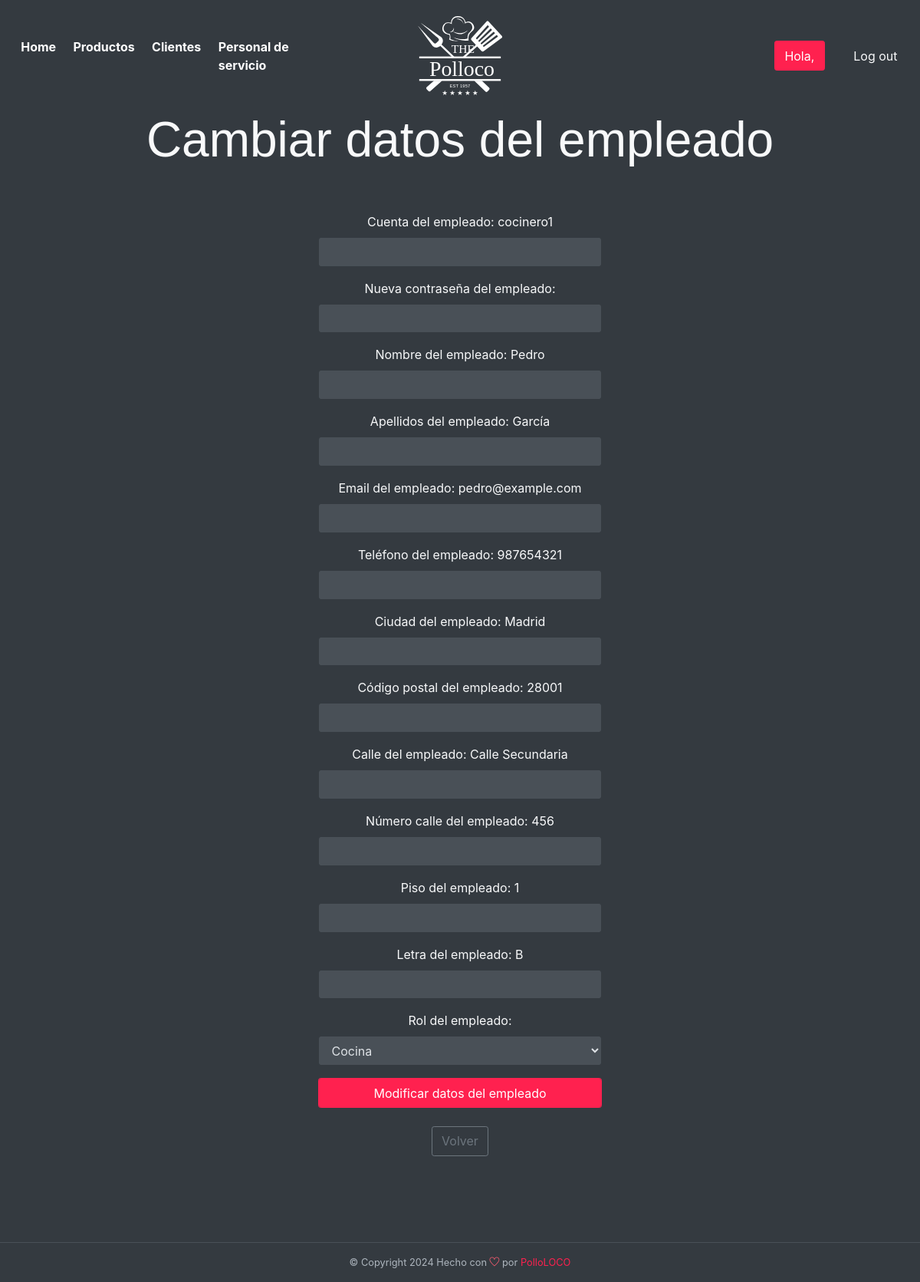
Page /foodhut/public_html/boss/servicio/modificar_prof.php?id=3 on the committed database.
### tables this page shows
CREATE TABLE usuario (
  id int auto_increment,
  cuenta varchar(25) not null,
  nombre varchar(25),
  apellidos varchar(25),
  contrasena varchar(25),
  email varchar(45),
  telefono varchar(9),
  ciudad varchar(25),
  cp varchar(5),
  calle varchar(25),
  numero varchar(25),
  piso varchar(25),
  letra varchar(5),
  rol enum ('cliente', 'cocina', 'reparto', 'boss'),
  PRIMARY KEY (id)
);

### foodhut/public_html/boss/servicio/modificar_prof.php (the view, shortened to what this page needs)
<?php
$sql = conectarBaseDatos();
$organiza = array();
if (isset($_GET["id"])) {
    $id = $_GET["id"];
    $registro = $sql->query("SELECT * FROM usuario WHERE id=$id");
    if ($registro) {
        $organiza = $registro->fetch_assoc();
    } else {
        echo "Error en la consulta SQL: " . $sql->error;
    }
}
?>
<!DOCTYPE html>
<html lang="es">
<head>
    <link rel="stylesheet" href="../../assets/vendors/themify-icons/css/themify-icons.css">
    <link rel="stylesheet" href="../../assets/vendors/animate/animate.css">
    <link rel="stylesheet" href="../../assets/css/foodhut.css">
</head>
<body data-spy="scroll" data-target=".navbar" data-offset="40" id="home">
    <nav class="custom-navbar navbar navbar-expand-lg navbar-dark fixed-top" data-spy="affix" data-offset-top="10">
        <div class="collapse navbar-collapse" id="navbarSupportedContent">
            <ul class="navbar-nav">
            <li class="nav-item">
                    <a class="nav-link" href="../../inicio.php">Home</a>
                </li>
                <li class="nav-item">
                    <a class="nav-link" href="articulos.php">Productos</a>
                </li>
                <li class="nav-item">
                    <a class="nav-link" href="clientes.php">Clientes</a>
                </li>
                <li class="nav-item">
                    <a class="nav-link" href="profesional.php">Personal de servicio</a>
                </li>
            </ul>
            <a class="navbar-brand m-auto" href="#">
                <img src="../../assets/imgs/logo.svg" class="brand-img" alt="PolloLOCO Logo">
            </a>
            <ul class="navbar-nav">
                <li class="nav-item">
                <a href="#" class="btn btn-primary ml-xl-4">Hola, <?php echo htmlspecialchars($_SESSION["cuenta"]); ?></a>
                </li>
                <li class="nav-item">
                    <a href="../../sesion.php?session=logout" class="btn ml-xl-4">Log out</a>
                </li>
            </ul>
        </div>
    </nav>
    <div id="blog" class="container-fluid bg-dark text-light py-5 text-center wow fadeIn">
        <br><br>
        <h2 class="section-title py-5">Cambiar datos del empleado</h2>
        <div class="row justify-content-center">
            <div class="col-sm-7 col-md-4 mb-5">
            <form method="POST" action="modificar_prof.php" enctype="multipart/form-data">
            <div class="form-group">
                    <label for="nombre" class="form-label">Cuenta del empleado: <?php echo htmlspecialchars($organiza['cuenta']); ?></label>
                    <input type="text" class="form-control" name="cuenta" value="<?php  ?>">
                </div>
                <div class="form-group">
                    <label for="nombre" class="form-label">Nueva contraseña del empleado: <?php  ?></label>
                    <input type="text" class="form-control" name="contrasena" value="<?php  ?>">
                </div>
                <div class="form-group">
                    <label for="nombre" class="form-label">Nombre del empleado: <?php echo htmlspecialchars($organiza['nombre']); ?></label>
                    <input type="text" class="form-control" name="nombre" value="<?php  ?>">
                </div>
                <div class="form-group">
                    <label for="descripcion" class="form-label">Apellidos del empleado: <?php echo htmlspecialchars($organiza['apellidos']); ?></label>
                    <input type="text" class="form-control" name="apellidos" value="<?php  ?>">
                </div>
                <div class="form-group">
                    <label for="precio" class="form-label">Email del empleado: <?php echo htmlspecialchars($organiza['email']); ?></label>
                    <input type="text" class="form-control" name="email" value="<?php  ?>">
                </div>
                <div class="form-group">
                    <label for="imagen" class="form-label">Teléfono del empleado: <?php echo htmlspecialchars($organiza['telefono']); ?></label>
                    <input type="text" class="form-control" name="telefono" value="<?php  ?>">
                </div>
                <div class="form-group">
                    <label for="categoria" class="form-label">Ciudad del empleado: <?php echo htmlspecialchars($organiza['ciudad']); ?></label>
                    <input type="text" class="form-control" name="ciudad" value="<?php  ?>">
                </div>
                <div class="form-group">
                    <label for="alergenos" class="form-label">Código postal del empleado: <?php echo htmlspecialchars($organiza['cp']); ?></label>
                    <input type="text" class="form-control" name="cp" value="<?php  ?>">
                </div>
                <div class="form-group">
                    <label for="proveedor" class="form-label">Calle del empleado: <?php echo htmlspecialchars($organiza['calle']); ?></label>
                    <input type="text" class="form-control" name="calle" value="<?php  ?>">
                </div>
                <div class="form-group">
                    <label for="tiempoPreparacion" class="form-label">Número calle del empleado: <?php echo htmlspecialchars($organiza['numero']); ?></label>
                    <input type="text" class="form-control" name="numero" value="<?php  ?>">
                </div>
                <div class="form-group">
                    <label for="tiempoPreparacion" class="form-label">Piso del empleado: <?php echo htmlspecialchars($organiza['piso']); ?></label>
                    <input type="text" class="form-control" name="piso" value="<?php  ?>">
                </div>
                <div class="form-group">
                    <label for="tiempoPreparacion" class="form-label">Letra del empleado: <?php echo htmlspecialchars($organiza['letra']); ?></label>
                    <input type="text" class="form-control" name="letra" value="<?php  ?>">
                </div>
                <div class="form-group">
                    <label for="rol" class="form-label">Rol del empleado:</label>
                    <select class="form-control" name="rol" id="rol">
                        <option value="cocina" <?php echo ($organiza['rol'] == 'cocina') ? 'selected' : ''; ?>>Cocina</option>
                    </select>
                </div>
                <div class="form-group">
                    <button type="submit" name="modificar" class="form-control btn btn-primary">Modificar datos del empleado</button><br><br>
                    <a href="ver_prof.php?id=<?php echo $organiza["id"]; ?>" class="btn btn-outline-secondary">Volver</a>
                </div>
            </form>
            </div>
        </div>
    </div>
    <div class="bg-dark text-light text-center border-top wow fadeIn">
        <p class="mb-0 py-3 text-muted small">&copy; Copyright <script>document.write(new Date().getFullYear())</script> Hecho con <i class="ti-heart text-danger"></i> por <a href="http://devcrud.com">PolloLOCO</a></p>
    </div>
</body>
</html>

### rows in the picture
usuario: cuenta "cocinero1", nombre "Pedro", apellidos "García", email "pedro@example.com", telefono "987654321", ciudad "Madrid", cp "28001", calle "Calle Secundaria", numero "456", piso "1", letra "B", rol "Cocina"
